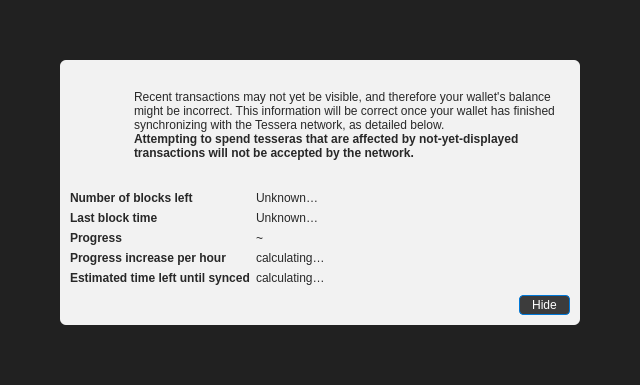
<?xml version="1.0" encoding="UTF-8"?>
<ui version="4.0">
 <class>ModalOverlay</class>
 <widget class="QWidget" name="ModalOverlay">
  <property name="geometry">
   <rect>
    <x>0</x>
    <y>0</y>
    <width>640</width>
    <height>385</height>
   </rect>
  </property>
  <property name="windowTitle">
   <string>Form</string>
  </property>
  <layout class="QVBoxLayout" name="verticalLayout" stretch="0">
   <property name="sizeConstraint">
    <enum>QLayout::SetDefaultConstraint</enum>
   </property>
   <property name="leftMargin">
    <number>0</number>
   </property>
   <property name="topMargin">
    <number>0</number>
   </property>
   <property name="rightMargin">
    <number>0</number>
   </property>
   <property name="bottomMargin">
    <number>0</number>
   </property>
   <item>
    <widget class="QWidget" name="bgWidget" native="true">
     <property name="styleSheet">
      <string notr="true">#bgWidget { background: rgba(0,0,0,220); }</string>
     </property>
     <layout class="QVBoxLayout" name="verticalLayoutMain" stretch="1">
      <property name="leftMargin">
       <number>60</number>
      </property>
      <property name="topMargin">
       <number>60</number>
      </property>
      <property name="rightMargin">
       <number>60</number>
      </property>
      <property name="bottomMargin">
       <number>60</number>
      </property>
      <item>
       <widget class="QWidget" name="contentWidget" native="true">
        <property name="styleSheet">
         <string notr="true">#contentWidget { background: rgba(255,255,255,240); border-radius: 6px; }

QLabel { color: rgb(40,40,40);  }

#closeButton { color: white; background-color: rgb(60,60,60); border: 1px solid rgb(0,120,215); border-radius: 4px; padding: 2px 12px; }
#closeButton:hover { background-color: rgb(75,75,75); }
#closeButton:pressed { background-color: rgb(45,45,45); }</string>
        </property>
        <layout class="QVBoxLayout" name="verticalLayoutSub" stretch="1,0,0,0">
         <property name="spacing">
          <number>0</number>
         </property>
         <property name="leftMargin">
          <number>10</number>
         </property>
         <property name="topMargin">
          <number>10</number>
         </property>
         <property name="rightMargin">
          <number>10</number>
         </property>
         <property name="bottomMargin">
          <number>10</number>
         </property>
         <item>
          <layout class="QHBoxLayout" name="horizontalLayoutIconText" stretch="0,1">
           <property name="topMargin">
            <number>20</number>
           </property>
           <item>
            <layout class="QVBoxLayout" name="verticalLayoutIcon">
             <property name="leftMargin">
              <number>0</number>
             </property>
             <item>
              <widget class="QPushButton" name="warningIcon">
               <property name="enabled">
                <bool>false</bool>
               </property>
               <property name="sizePolicy">
                <sizepolicy hsizetype="Fixed" vsizetype="Fixed">
                 <horstretch>0</horstretch>
                 <verstretch>0</verstretch>
                </sizepolicy>
               </property>
               <property name="minimumSize">
                <size>
                 <width>64</width>
                 <height>64</height>
                </size>
               </property>
               <property name="maximumSize">
                <size>
                 <width>64</width>
                 <height>64</height>
                </size>
               </property>
               <property name="text">
                <string/>
               </property>
               <property name="icon">
                <iconset>
                 <normaloff>:/icons/warning</normaloff>
                 <disabledoff>:/icons/warning</disabledoff>:/icons/warning</iconset>
               </property>
               <property name="iconSize">
                <size>
                 <width>48</width>
                 <height>48</height>
                </size>
               </property>
               <property name="flat">
                <bool>true</bool>
               </property>
              </widget>
             </item>
             <item>
              <spacer name="verticalSpacerWarningIcon">
               <property name="orientation">
                <enum>Qt::Vertical</enum>
               </property>
               <property name="sizeHint" stdset="0">
                <size>
                 <width>20</width>
                 <height>40</height>
                </size>
               </property>
              </spacer>
             </item>
            </layout>
           </item>
           <item>
            <layout class="QVBoxLayout" name="verticalLayoutInfoText">
             <property name="leftMargin">
              <number>0</number>
             </property>
             <property name="topMargin">
              <number>0</number>
             </property>
             <item>
              <widget class="QLabel" name="infoText">
               <property name="text">
                <string>Recent transactions may not yet be visible, and therefore your wallet's balance might be incorrect. This information will be correct once your wallet has finished synchronizing with the Tessera network, as detailed below.</string>
               </property>
               <property name="textFormat">
                <enum>Qt::RichText</enum>
               </property>
               <property name="wordWrap">
                <bool>true</bool>
               </property>
              </widget>
             </item>
             <item>
              <widget class="QLabel" name="infoTextStrong">
               <property name="font">
                <font>
                 <weight>75</weight>
                 <bold>true</bold>
                </font>
               </property>
               <property name="text">
                <string>Attempting to spend tesseras that are affected by not-yet-displayed transactions will not be accepted by the network.</string>
               </property>
               <property name="textFormat">
                <enum>Qt::RichText</enum>
               </property>
               <property name="wordWrap">
                <bool>true</bool>
               </property>
              </widget>
             </item>
             <item>
              <spacer name="verticalSpacerInTextSpace">
               <property name="orientation">
                <enum>Qt::Vertical</enum>
               </property>
               <property name="sizeHint" stdset="0">
                <size>
                 <width>20</width>
                 <height>40</height>
                </size>
               </property>
              </spacer>
             </item>
            </layout>
           </item>
          </layout>
         </item>
         <item>
          <spacer name="verticalSpacerAfterText">
           <property name="orientation">
            <enum>Qt::Vertical</enum>
           </property>
           <property name="sizeHint" stdset="0">
            <size>
             <width>20</width>
             <height>40</height>
            </size>
           </property>
          </spacer>
         </item>
         <item>
          <layout class="QFormLayout" name="formLayout">
           <property name="fieldGrowthPolicy">
            <enum>QFormLayout::FieldsStayAtSizeHint</enum>
           </property>
           <property name="horizontalSpacing">
            <number>6</number>
           </property>
           <property name="verticalSpacing">
            <number>6</number>
           </property>
           <property name="topMargin">
            <number>10</number>
           </property>
           <item row="0" column="0">
            <widget class="QLabel" name="labelNumberOfBlocksLeft">
             <property name="font">
              <font>
               <weight>75</weight>
               <bold>true</bold>
              </font>
             </property>
             <property name="text">
              <string>Number of blocks left</string>
             </property>
            </widget>
           </item>
           <item row="0" column="1">
            <widget class="QLabel" name="numberOfBlocksLeft">
             <property name="text">
              <string>Unknown…</string>
             </property>
            </widget>
           </item>
           <item row="1" column="0">
            <widget class="QLabel" name="labelLastBlockTime">
             <property name="font">
              <font>
               <weight>75</weight>
               <bold>true</bold>
              </font>
             </property>
             <property name="text">
              <string>Last block time</string>
             </property>
            </widget>
           </item>
           <item row="1" column="1">
            <widget class="QLabel" name="newestBlockDate">
             <property name="sizePolicy">
              <sizepolicy hsizetype="Maximum" vsizetype="Preferred">
               <horstretch>0</horstretch>
               <verstretch>0</verstretch>
              </sizepolicy>
             </property>
             <property name="text">
              <string>Unknown…</string>
             </property>
            </widget>
           </item>
           <item row="2" column="0">
            <widget class="QLabel" name="labelSyncDone">
             <property name="font">
              <font>
               <weight>75</weight>
               <bold>true</bold>
              </font>
             </property>
             <property name="text">
              <string>Progress</string>
             </property>
            </widget>
           </item>
           <item row="2" column="1">
            <layout class="QHBoxLayout" name="horizontalLayoutSync" stretch="0,1">
             <item>
              <widget class="QLabel" name="percentageProgress">
               <property name="text">
                <string notr="true">~</string>
               </property>
              </widget>
             </item>
            </layout>
           </item>
           <item row="4" column="0">
            <widget class="QLabel" name="labelProgressIncrease">
             <property name="font">
              <font>
               <weight>75</weight>
               <bold>true</bold>
              </font>
             </property>
             <property name="text">
              <string>Progress increase per hour</string>
             </property>
            </widget>
           </item>
           <item row="4" column="1">
            <widget class="QLabel" name="progressIncreasePerH">
             <property name="text">
              <string>calculating…</string>
             </property>
            </widget>
           </item>
           <item row="5" column="0">
            <widget class="QLabel" name="labelEstimatedTimeLeft">
             <property name="font">
              <font>
               <weight>75</weight>
               <bold>true</bold>
              </font>
             </property>
             <property name="text">
              <string>Estimated time left until synced</string>
             </property>
            </widget>
           </item>
           <item row="5" column="1">
            <widget class="QLabel" name="expectedTimeLeft">
             <property name="text">
              <string>calculating…</string>
             </property>
            </widget>
           </item>
          </layout>
         </item>
         <item>
          <layout class="QHBoxLayout" name="horizontalLayoutButtons">
           <property name="leftMargin">
            <number>10</number>
           </property>
           <property name="topMargin">
            <number>10</number>
           </property>
           <item>
            <spacer name="horizontalSpacer">
             <property name="orientation">
              <enum>Qt::Horizontal</enum>
             </property>
             <property name="sizeHint" stdset="0">
              <size>
               <width>40</width>
               <height>20</height>
              </size>
             </property>
            </spacer>
           </item>
           <item>
            <widget class="QPushButton" name="closeButton">
             <property name="text">
              <string>Hide</string>
             </property>
             <property name="shortcut">
              <string>Esc</string>
             </property>
             <property name="focusPolicy">
              <enum>Qt::StrongFocus</enum>
             </property>
             <property name="default">
              <bool>true</bool>
             </property>
            </widget>
           </item>
          </layout>
         </item>
        </layout>
       </widget>
      </item>
     </layout>
    </widget>
   </item>
  </layout>
 </widget>
 <resources/>
 <connections/>
</ui>
